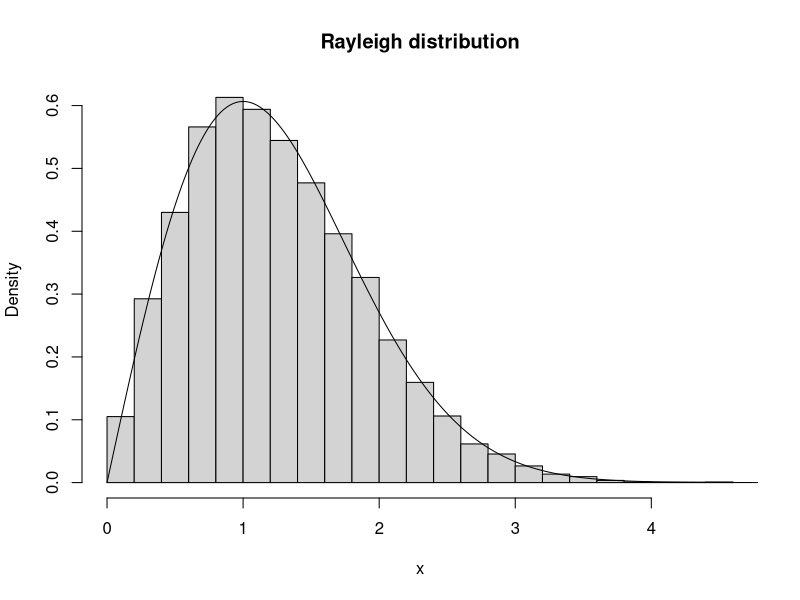

The R source for this figure:
###Inverse Transform Method
##Q1
#A
n<-10000
u<-runif(n)
sigma<-1
x<-sigma*sqrt(-2*log(u))
#B
hist(x,prob=T,br=20,main = "Rayleigh distribution")
y<-seq(0,10,0.01)
lines(y,(y/sigma^2)*exp(-y^2/2*sigma^2))
#C
pi<-3.14159
theoretical.mean<-sigma*sqrt(pi/2)
theoretical.mean
sample.mean<-sum(x)/n
sample.mean
##Q2
#A#B
n<-10000
u<-runif(n)
yy<-cut(u,c(0,0.1,0.3,0.5,0.7,1),labels = c("0","1","2","3","4"))
table(yy)/n
#The numbers are very close between empirical and theoretical probabilities.
#C
sample<-sample(u,n,replace = FALSE, prob = NULL)
q3<-cut(sample,c(0,0.1,0.3,0.5,0.7,1),labels = c("0","1","2","3","4"))
table(q3)/n
